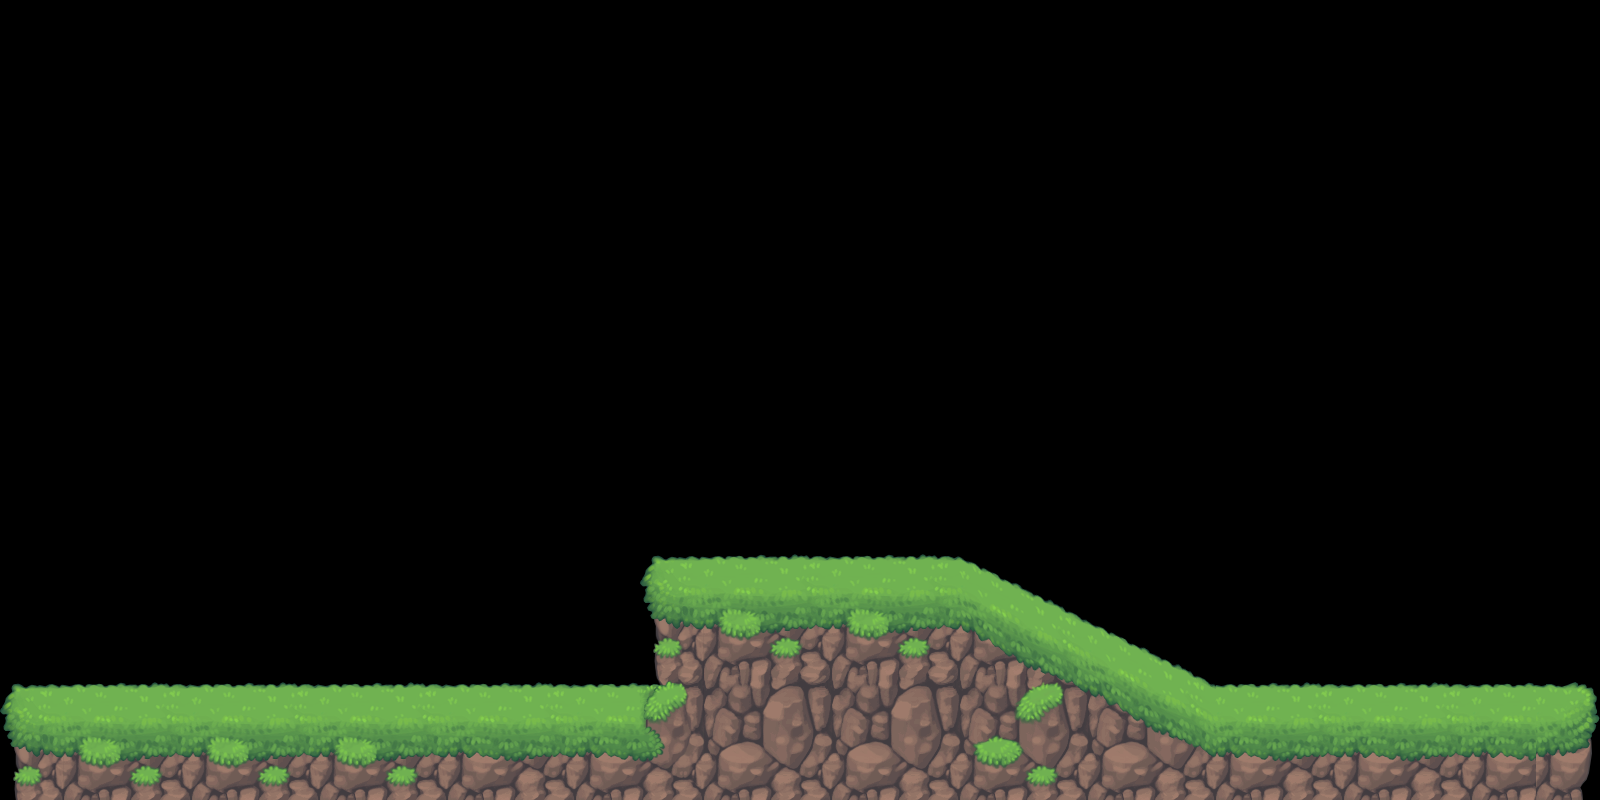

Rendered tile map (Tiled .tmx) drawn with the repository's tilesets; below, a short description and the map source with its tile grids summarised:
An orthogonal 100x50 tile map with 16x16 px tiles, 1 tile layer (layer1).

<map version="1.0" tiledversion="1.0.3" orientation="orthogonal" renderorder="right-down" width="100" height="50" tilewidth="16" tileheight="16" nextobjectid="1">
 <tileset firstgid="1" source="viridianscape3.tsx" />
 <layer name="layer1" width="100" height="50">
  <data>[5000 cells, 1088 non-empty, 576 distinct tile ids]</data>
 </layer>
</map>